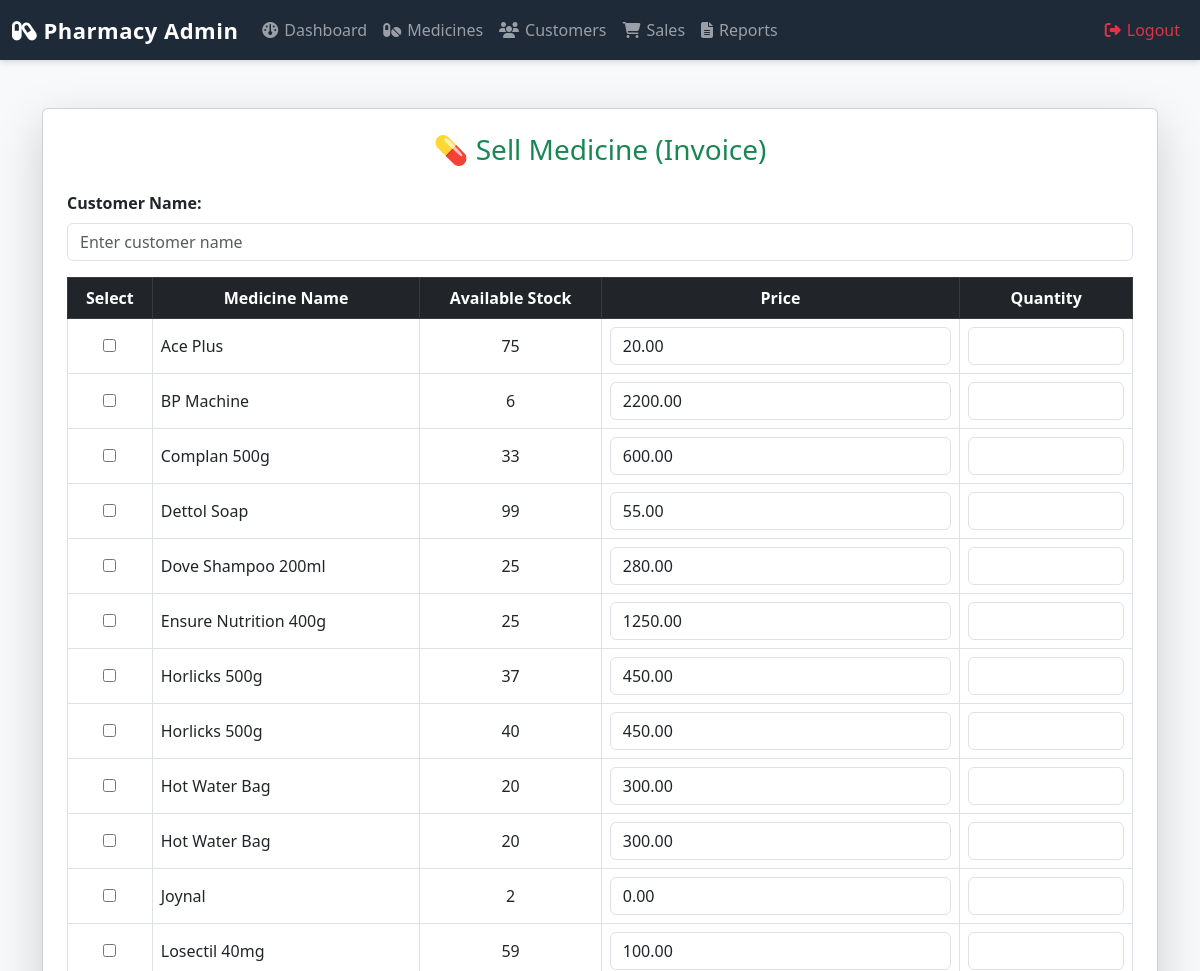
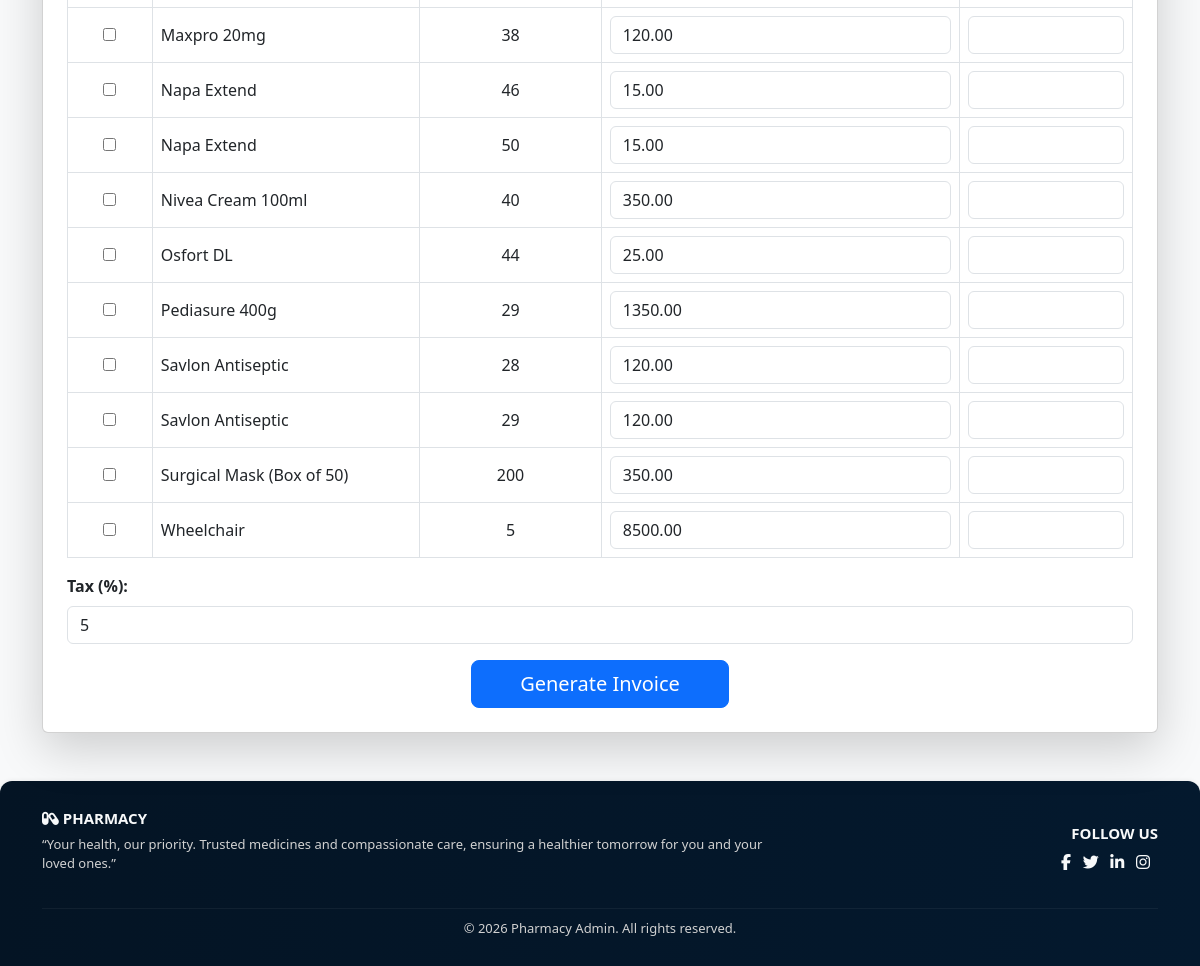
Page /pharmacy/sell_medicine.php on the committed database (2 pictures, top to bottom).
### tables this page shows
CREATE TABLE `medicines` (
  `id` int(11) NOT NULL,
  `name` varchar(255) NOT NULL,
  `generic_name` varchar(255) DEFAULT NULL,
  `batch_no` varchar(50) DEFAULT NULL,
  `quantity` int(11) NOT NULL,
  `cost_price` decimal(10,2) DEFAULT 0.00,
  `selling_price` decimal(10,2) NOT NULL DEFAULT 0.00,
  `price_per_strip` decimal(10,2) DEFAULT 0.00,
  `expiry_date` date DEFAULT NULL,
  `category` varchar(50) DEFAULT 'Medicine'
);

### pharmacy/sell_medicine.php (the view)
<?php include 'header.php'; ?>
<?php include 'db.php'; ?>
<?php
$medicines = $conn->query("SELECT * FROM medicines WHERE quantity > 0 ORDER BY name ASC");
?>
<div class="container mt-5">
    <div class="card shadow-lg p-4">
        <h3 class="text-center text-success mb-4">💊 Sell Medicine (Invoice)</h3>
        <form method="POST" action="process_sale.php">
            <div class="mb-3">
                <label class="form-label"><b>Customer Name:</b></label>
                <input type="text" name="customer_name" class="form-control" placeholder="Enter customer name" required>
            </div>
            <div class="table-responsive">
                <table class="table table-bordered table-hover align-middle">
                    <thead class="table-dark text-center">
                        <tr>
                            <th>Select</th>
                            <th>Medicine Name</th>
                            <th>Available Stock</th>
                            <th>Price</th>
                            <th>Quantity</th>
                        </tr>
                    </thead>
                    <tbody>
                        <?php while($row = $medicines->fetch_assoc()): ?>
                        <tr>
                            <td class="text-center">
                                <input type="checkbox" name="medicine_id[]" value="<?= $row['id'] ?>">
                            </td>
                            <td><?= htmlspecialchars($row['name']) ?></td>
                            <td class="text-center"><?= $row['quantity'] ?></td>
                            <td>
                                <input type="number"
                                       name="price[<?= $row['id'] ?>]"
                                       class="form-control"
                                       step="0.01"
                                       min="0"
                                       value="<?= isset($row['selling_price']) ? $row['selling_price'] : 0 ?>">
                            </td>
                            <td>
                                <input type="number"
                                       name="quantity[<?= $row['id'] ?>]"
                                       class="form-control"
                                       min="1"
                                       max="<?= $row['quantity'] ?>">
                            </td>
                        </tr>
                        <?php endwhile; ?>
                    </tbody>
                </table>
            </div>
            <div class="mb-3">
                <label class="form-label"><b>Tax (%):</b></label>
                <input type="number" name="tax_rate" value="5" step="0.01" class="form-control">
            </div>
            <div class="text-center">
                <button type="submit" class="btn btn-primary btn-lg px-5">
                    Generate Invoice
                </button>
            </div>
        </form>
    </div>
</div>
<?php include 'footer.php'; ?>

### pharmacy/header.php (style rules this page uses)
body { background-color: #f8f9fa; font-family: 'Segoe UI', Tahoma, Geneva, Verdana, sans-serif; margin: 0; padding: 0; }

### rows in the picture
medicines: name "Ace Plus", quantity "75", selling_price "20.00"
medicines: name "BP Machine", quantity "6", selling_price "2200.00"
medicines: name "Complan 500g", quantity "33", selling_price "600.00"
medicines: name "Dettol Soap", quantity "99", selling_price "55.00"
medicines: name "Dove Shampoo 200ml", quantity "25", selling_price "280.00"
medicines: name "Ensure Nutrition 400g", quantity "25", selling_price "1250.00"
medicines: name "Horlicks 500g", quantity "37", selling_price "450.00"
medicines: name "Horlicks 500g", quantity "40", selling_price "450.00"
medicines: name "Hot Water Bag", quantity "20", selling_price "300.00"
medicines: name "Hot Water Bag", quantity "20", selling_price "300.00"
medicines: name "Joynal", quantity "2", selling_price "0.00"
medicines: name "Losectil 40mg", quantity "59", selling_price "100.00"
medicines: name "Maxpro 20mg", quantity "38", selling_price "120.00"
medicines: name "Napa Extend", quantity "46", selling_price "15.00"
medicines: name "Napa Extend", quantity "50", selling_price "15.00"
medicines: name "Nivea Cream 100ml", quantity "40", selling_price "350.00"
medicines: name "Osfort DL", quantity "44", selling_price "25.00"
medicines: name "Pediasure 400g", quantity "29", selling_price "1350.00"
medicines: name "Savlon Antiseptic", quantity "28", selling_price "120.00"
medicines: name "Savlon Antiseptic", quantity "29", selling_price "120.00"
medicines: name "Surgical Mask (Box of 50)", quantity "200", selling_price "350.00"
medicines: name "Wheelchair", quantity "5", selling_price "8500.00"
